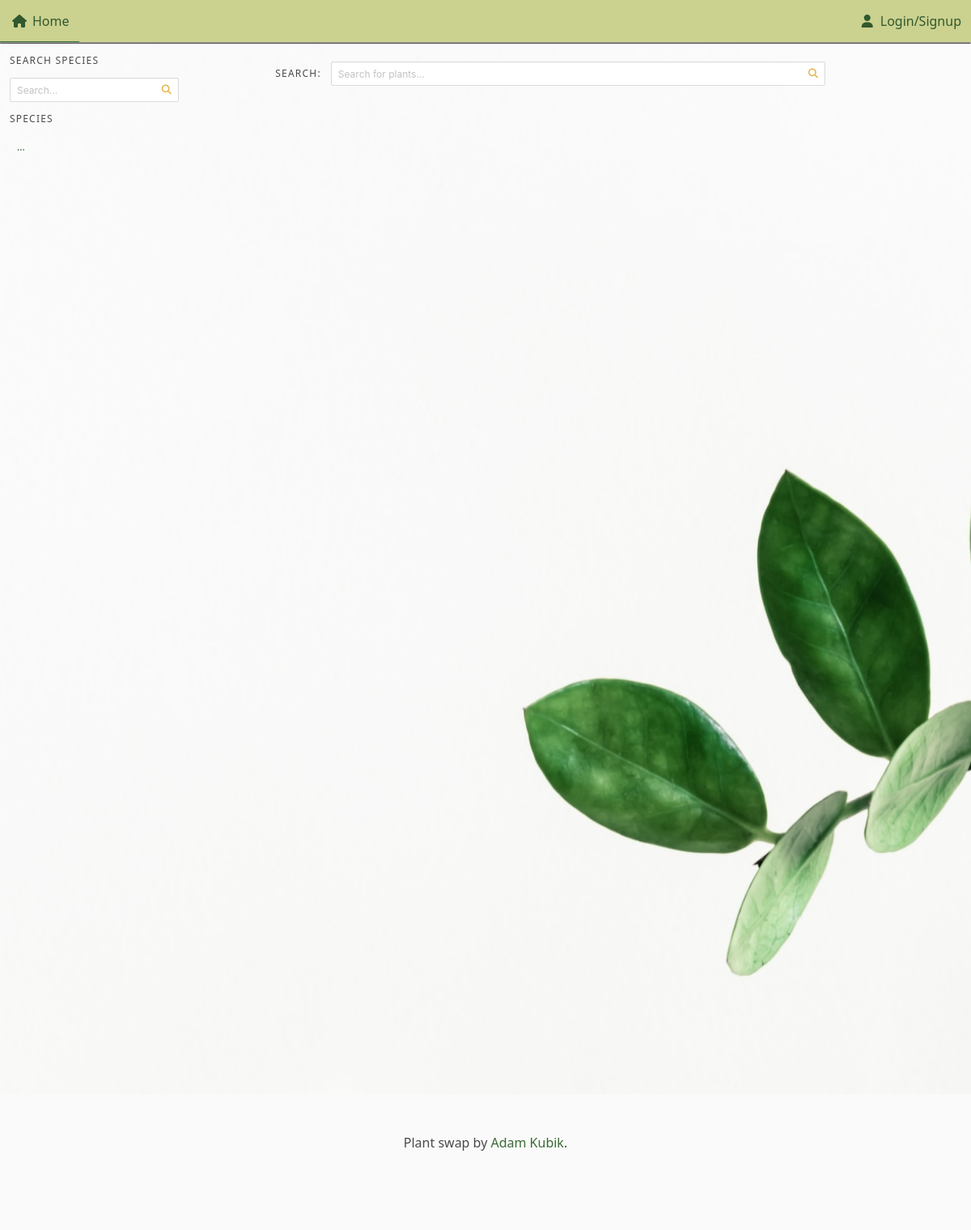
Page /species/spider-plant/ on the earlier database version.
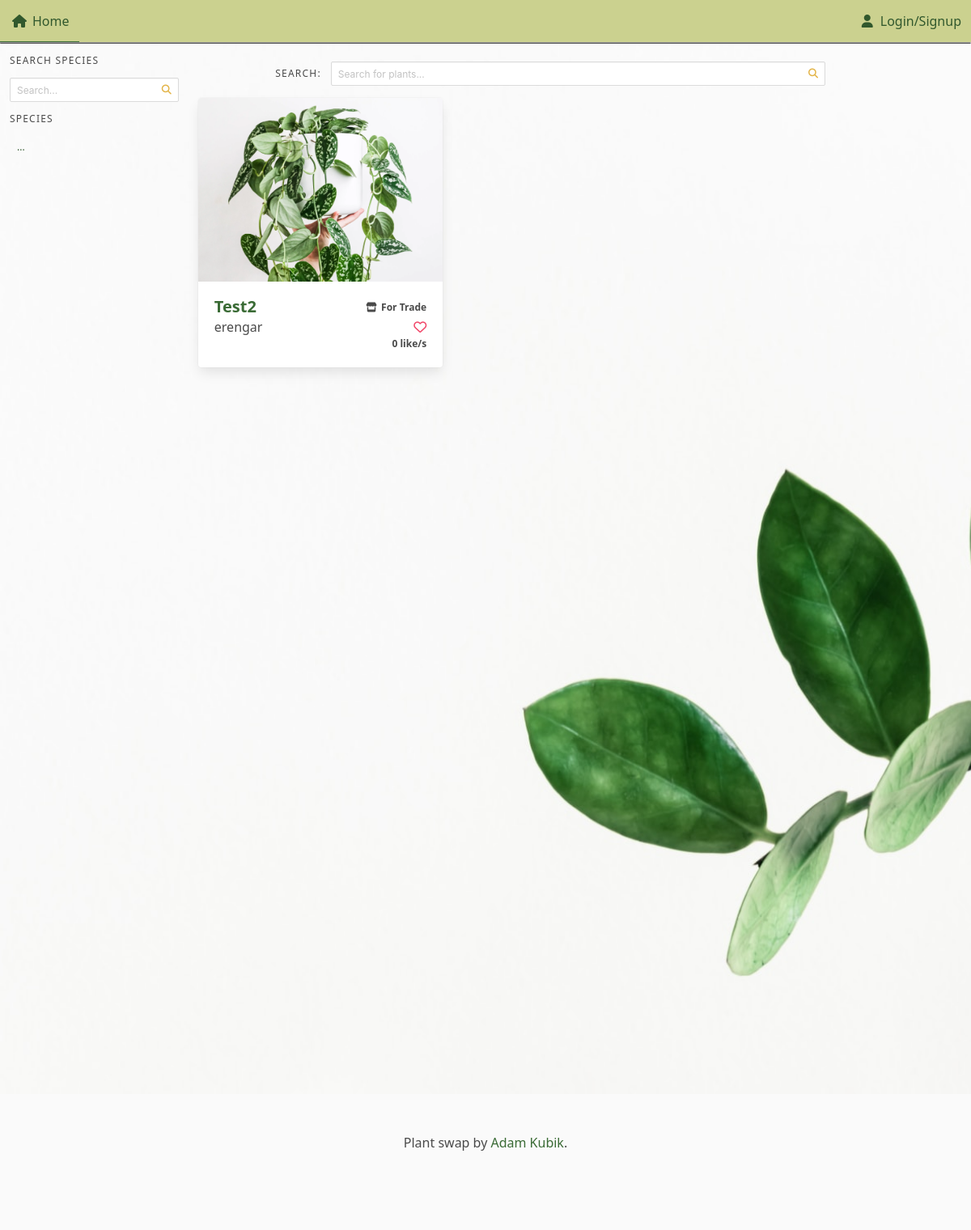
Same page on the later database version.
### plant_collection/models.py (models this page shows, shortened)
class Plant(models.Model):
    nick_name = models.CharField(
        max_length=64, validators=[MinLengthValidator(3)], unique=True
    )
    created = models.DateTimeField(auto_now_add=True, null=True, blank=True)
    updated = models.DateTimeField(auto_now=True, null=True, blank=True)
    species = models.ForeignKey(
        Species, on_delete=models.SET_NULL, blank=True, null=True, related_name="plants"
    )
    owner = models.ForeignKey(
        settings.AUTH_USER_MODEL, on_delete=models.CASCADE, related_name="plants"
    )
    slug = models.SlugField(default="bugged-plant")
    for_trade = models.BooleanField(default=False)
    likes = models.ManyToManyField(User, related_name="liked")
    location = models.CharField(max_length=24, blank=True, null=True, default=None, help_text="City, State")
    content = models.TextField(blank=True, null=True, default=None)
    def number_of_likes(self):
        return self.likes.count()

class Image(models.Model):
    plant = models.ForeignKey(Plant, on_delete=models.CASCADE, related_name="picture")
    image = models.ImageField(upload_to="pics")

### plant_collection/views.py (the view)
# urls.py: path('species/<slug:nam>/', views.species_list_view.as_view(), name='species_list'),
class species_list_view(generic.View):
    template_name = "plant_collection/species.html"
    def get(self, request, nam, order='-likes'):
        species = get_object_or_404(Species, slug=nam)
        plants = Plant.objects.filter(species=species).order_by(order)
        if not cache.get('species_all'):
            cache.set('species_all', Species.objects.all(), 60*60*24)
        species = cache.get('species_all')
        context = {"species": species, "plants": plants}
        return render(request, self.template_name, context)

### plant_collection/models.py (called while the page is built)
    def __str__(self):
        return self.name

### plant_collection/templates/plant_collection/species.html (shortened to what this page needs)
{% extends "base.html" %}
{% load static %}
{% block header %}
<link rel="stylesheet" href="{% static 'plant_collection/css/like_animation.css' %}">
<link rel="stylesheet" href="{% static 'plant_collection/css/search_bar_pagination.css' %}">
{% endblock %}
{% block content %}
<div class='columns is-mobile'>
    {% include "plant_collection/assets/search_species.html" %}
    <div class='column is-11-widescreen is-four-fifth-desktop' id='main-window'>
        {% include "plant_collection/assets/general_search_bar.html" %}
        <section class='section px-0 pt-0'>
            {% include "plant_collection/assets/plants_gallery.html" %}
        </section>
    </div>
</div>
{% endblock %}

### plant_collection/templates/plant_collection/assets/plants_gallery.html (shortened to what this page needs)
{% load cache %}
{% load static %}
<div class='columns is-multiline'>
    {% if plants %}
    {% for plant in plants %}
    <div class='column is-4-desktop is-full-mobile is-3-widescreen is-6-tablet'>
        <div class='card hover'>
            {% if plant.picture %}
            <div class='card-image'>
                <figure class='image is-4by3'>
                    <a href="{% url 'plant_collection:plant_view' slug=plant.slug %}">
                        {% if plant.thumbnail %}
                        <img src="{{ plant.thumbnail.image.image.url }}" alt="Picture of a plant" loading='lazy' class="cover">
                        {% else %}
                        <img src="{{ plant.picture.all.0.image.url }}" alt="Picture of a plant" loading='lazy' class="cover">
                        {% endif %}
                    </a>
                </figure>
            </div>
            {% endif %}
            <div class='card-content columns is-mobile' style='margin:0; padding:0.5rem;'>
                <div class='column is-6'>
                    <div class='title is-size-4-widescreen is-size-4-touch is-size-5-desktop'>
                        <a href="{% url 'plant_collection:plant_view' slug=plant.slug %}">{{plant.nick_name}}</a>
                    </div>
                    <div class='subtitle is-size-6-widescreen is-size-6-touch is-size-6-desktop'>
                        {% if user == plant.owner or not user.is_authenticated %}
                        <span>{{plant.owner}}</span>
                        {% endif %}
                    </div>
                </div>
                <div class='column is-6'>
                    <div class='has-text-right'>
                        {% if plant.for_trade %}
                        <span class='icon-text has-text-weight-semibold is-size-7-desktop is-size-7-touch'>
                            <span class='icon'>
                                <i class="fa-solid fa-store"></i>
                            </span>
                            {% if plant.location %}
                            {{plant.location}}
                            {% else %}
                            For Trade
                            {% endif %}
                        </span>
                        {% endif %}
                    </div>
                    <div class='has-text-right'>
                        {% if not user in plant.likes.all %}
                        <div>
                            <a class='heart' role='button' tabindex=0 data-plant='{{ plant.id }}' data-user='{{ user }}'><i class="fa-regular fa-heart has-text-danger"></i></a>
                        </div>
                        {% elif user in plant.likes.all %}
                        <div>
                            <a class='heart' role='button' tabindex=0 data-plant='{{ plant.id }}' data-user='{{ user }}'><i class="fa-solid fa-heart has-text-danger"></i></a>
                        </div>
                        {% endif %}
                        <div class='number_likes is-size-7 has-text-weight-bold' data-plant='{{ plant.id }}'>
                            {{ plant.number_of_likes }} like/s
                        </div>
                    </div>
                </div>
            </div>
        </div>
    </div>
    {% empty %}
    <div class='column is-3-desktop is-full-mobile'>
        No plants :(
    </div>
    {% endfor %}
    {% endif %}
</div>

Differences in the rows shown:
added Plant: picture.all.0.image (picture), nick_name "Test2", owner "erengar", for_trade True (drawn), number_of_likes "0"
